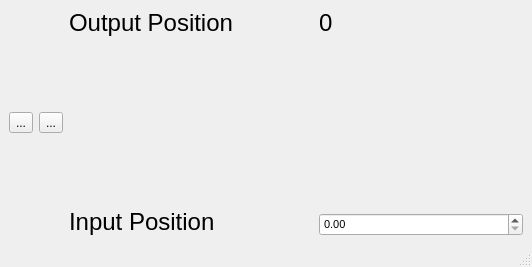
<?xml version="1.0" encoding="UTF-8"?>
<ui version="4.0">
 <class>MainWindow</class>
 <widget class="QMainWindow" name="MainWindow">
  <property name="geometry">
   <rect>
    <x>0</x>
    <y>0</y>
    <width>532</width>
    <height>267</height>
   </rect>
  </property>
  <property name="windowTitle">
   <string>Manual LAC Control</string>
  </property>
  <property name="toolButtonStyle">
   <enum>Qt::ToolButtonFollowStyle</enum>
  </property>
  <widget class="QWidget" name="centralwidget">
   <layout class="QHBoxLayout" name="horizontalLayout">
    <item>
     <layout class="QHBoxLayout" name="horizontalLayout_4">
      <item>
       <layout class="QHBoxLayout" name="horizontalLayout_2">
        <item>
         <widget class="QToolButton" name="startButton">
          <property name="text">
           <string>...</string>
          </property>
          <property name="icon">
           <iconset>
            <normaloff>C:\Users\Ozymandias\anaconda3\envs\qudi-env\Lib\site-packages\qudi\artwork\icons\start-counter.svg</normaloff>C:\Users\Ozymandias\anaconda3\envs\qudi-env\Lib\site-packages\qudi\artwork\icons\start-counter.svg</iconset>
          </property>
          <property name="iconSize">
           <size>
            <width>32</width>
            <height>32</height>
           </size>
          </property>
          <property name="popupMode">
           <enum>QToolButton::InstantPopup</enum>
          </property>
         </widget>
        </item>
        <item>
         <widget class="QToolButton" name="stopButton">
          <property name="text">
           <string>...</string>
          </property>
          <property name="icon">
           <iconset>
            <normaloff>C:\Users\Ozymandias\anaconda3\envs\qudi-env\Lib\site-packages\qudi\artwork\icons\stop-counter.svg</normaloff>C:\Users\Ozymandias\anaconda3\envs\qudi-env\Lib\site-packages\qudi\artwork\icons\stop-counter.svg</iconset>
          </property>
          <property name="iconSize">
           <size>
            <width>32</width>
            <height>32</height>
           </size>
          </property>
         </widget>
        </item>
       </layout>
      </item>
     </layout>
    </item>
    <item>
     <layout class="QHBoxLayout" name="horizontalLayout_5">
      <item>
       <layout class="QHBoxLayout" name="horizontalLayout_6">
        <item>
         <layout class="QVBoxLayout" name="verticalLayout_8">
          <item>
           <widget class="QLabel" name="label_5">
            <property name="font">
             <font>
              <pointsize>18</pointsize>
             </font>
            </property>
            <property name="text">
             <string>Output Position</string>
            </property>
           </widget>
          </item>
          <item>
           <spacer name="verticalSpacer_6">
            <property name="orientation">
             <enum>Qt::Vertical</enum>
            </property>
            <property name="sizeHint" stdset="0">
             <size>
              <width>20</width>
              <height>40</height>
             </size>
            </property>
           </spacer>
          </item>
          <item>
           <widget class="QLabel" name="label_6">
            <property name="font">
             <font>
              <pointsize>18</pointsize>
             </font>
            </property>
            <property name="text">
             <string>Input Position</string>
            </property>
           </widget>
          </item>
         </layout>
        </item>
        <item>
         <spacer name="horizontalSpacer_4">
          <property name="orientation">
           <enum>Qt::Horizontal</enum>
          </property>
          <property name="sizeType">
           <enum>QSizePolicy::Fixed</enum>
          </property>
          <property name="sizeHint" stdset="0">
           <size>
            <width>40</width>
            <height>20</height>
           </size>
          </property>
         </spacer>
        </item>
        <item>
         <layout class="QVBoxLayout" name="verticalLayout_9">
          <item>
           <widget class="QLabel" name="posOutput">
            <property name="font">
             <font>
              <pointsize>18</pointsize>
             </font>
            </property>
            <property name="text">
             <string>0</string>
            </property>
           </widget>
          </item>
          <item>
           <spacer name="verticalSpacer_7">
            <property name="orientation">
             <enum>Qt::Vertical</enum>
            </property>
            <property name="sizeHint" stdset="0">
             <size>
              <width>55</width>
              <height>13</height>
             </size>
            </property>
           </spacer>
          </item>
          <item>
           <widget class="QDoubleSpinBox" name="posInput">
            <property name="font">
             <font>
              <pointsize>8</pointsize>
             </font>
            </property>
           </widget>
          </item>
         </layout>
        </item>
       </layout>
      </item>
     </layout>
    </item>
   </layout>
  </widget>
  <widget class="QMenuBar" name="menubar">
   <property name="geometry">
    <rect>
     <x>0</x>
     <y>0</y>
     <width>532</width>
     <height>21</height>
    </rect>
   </property>
  </widget>
  <widget class="QStatusBar" name="statusbar"/>
 </widget>
 <resources/>
 <connections/>
</ui>
